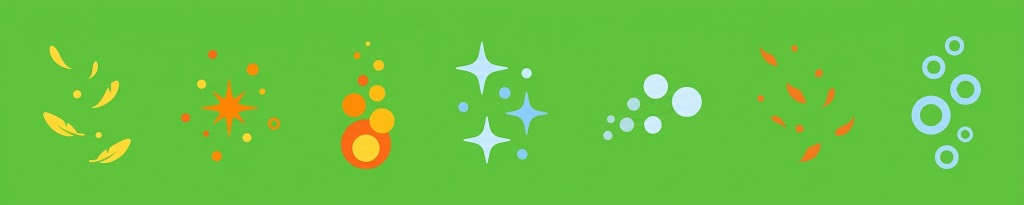
#> input picture effects/source/effects_greenscreen.jpg, 1024 x 205 px
$ python extract_effects.py
#> lines starting #> are read from the running program, lines starting #| are printed output that depends on the picture; after the words box and inside, x2 and y2 are one past the last pixel; in counts of white or black regions, pixels touching at a corner belong together
### scripts/extract_brawlers.py
"""Cut brawler sprites out of their source images and save them as transparent PNGs.

Sources (in brawlers/source/):
  - greenscreen_sheet.jpg : several brawlers on a green screen -> chroma-keyed and split
  - *_black.png           : one brawler on a solid black background -> black removed

Output: brawlers/<name>.png (RGBA, tightly cropped with a small padding)

Requires: numpy, Pillow
Run from the repo root:  python3 scripts/extract_brawlers.py
"""

from collections import deque
from pathlib import Path

import numpy as np
from PIL import Image, ImageFilter

ROOT = Path(__file__).resolve().parent.parent
SRC = ROOT / "brawlers" / "source"
OUT = ROOT / "brawlers"
PAD = 4  # transparent pixels kept around each cropped sprite

# Names for the green-screen sheet, in reading order (top row left->right, then bottom row).
SHEET_NAMES = ["chick", "tnt", "dragon", "wizard", "ghost"]
BLACK_BG_SOURCES = {"acorn": "acorn_black.png", "octopus": "octopus_black.png"}


# ---------------------------------------------------------------- helpers

# [19 lines left out: functions flood_from_border, flood, not called in this run]


def dilate(mask: np.ndarray, r: int) -> np.ndarray:
    out = mask.copy()
    for _ in range(r):
        m = out.copy()
        m[1:, :] |= out[:-1, :]
        m[:-1, :] |= out[1:, :]
        m[:, 1:] |= out[:, :-1]
        m[:, :-1] |= out[:, 1:]
        out = m
    return out


def label(mask: np.ndarray):
    """8-connected component labelling. Returns (labels, count)."""
    h, w = mask.shape
    labels = np.zeros((h, w), dtype=np.int32)
    n = 0
    for sy, sx in zip(*np.nonzero(mask)):
        if labels[sy, sx]:
            continue
        n += 1
        labels[sy, sx] = n
        q = deque([(sy, sx)])
        while q:
            y, x = q.popleft()
            for dy in (-1, 0, 1):
                for dx in (-1, 0, 1):
                    ny, nx = y + dy, x + dx
                    if 0 <= ny < h and 0 <= nx < w and mask[ny, nx] and not labels[ny, nx]:
                        labels[ny, nx] = n
                        q.append((ny, nx))
    return labels, n


# [228 lines left out: functions crop_to_alpha, unmix, window_stack, key_green, key_magenta, split_sheet and 2 more, not called in this run]


# [2 lines that do not run on import are left out]

### scripts/shade_brawlers.py
"""Give the flat brawler sprites soft, rounded 3D shading.

Input:  brawlers/<name>.png                   (flat sprites)
Output: brawlers/shaded/<name>.png            (same design, shaded, at 2x the size)
        brawlers/shaded_mirrored/<name>.png   (the same, facing the other way)

The mirrored sprites are mirrored first and shaded afterwards, so the light comes from the
top left in both folders. Never mirror a shaded sprite directly: its light would flip too.

How it works: every colour region of a sprite (body, wing, hat...) is "inflated" from its
dark outline inward into a smooth height map. That height map is lit from the top left,
which adds a soft highlight, a soft shadow and a few glossy spots. Outlines and dark
features are left untouched, so the design itself never changes.

Requires: numpy, Pillow
Run from the repo root:  python3 scripts/shade_brawlers.py
"""

from pathlib import Path

import numpy as np
from PIL import Image, ImageFilter

from extract_brawlers import dilate, label

ROOT = Path(__file__).resolve().parent.parent
SRC = ROOT / "brawlers"
OUT = ROOT / "brawlers" / "shaded"
OUT_MIRRORED = ROOT / "brawlers" / "shaded_mirrored"

LETTERED = {"tnt"}                            # sprites with the letters "TNT" on them

UPSCALE = 2                                   # shading is computed (and saved) at 2x for smoothness
LIGHT = np.array([-0.55, -0.70, 0.46])        # light direction: from the top left, toward the viewer
WARM_WHITE = np.array([255, 252, 240.0])


def blur(arr: np.ndarray, sigma: float) -> np.ndarray:
    """Gaussian blur in full float precision (an 8-bit blur causes visible banding)."""
    if sigma <= 0:
        return arr.astype(np.float32)
    r = max(1, int(sigma * 3 + 0.5))
    k = np.exp(-0.5 * (np.arange(-r, r + 1) / sigma) ** 2).astype(np.float32)
    k /= k.sum()
    out = arr.astype(np.float32)
    for axis in (0, 1):
        pad = [(0, 0), (0, 0)]
        pad[axis] = (r, r)
        src = np.pad(out, pad, mode="edge")
        acc = np.zeros_like(out)
        n = out.shape[axis]
        for i, w in enumerate(k):
            acc += w * (src[i:i + n, :] if axis == 0 else src[:, i:i + n])
        out = acc
    return out


# [125 lines left out: functions shade_sprite, letter_labels, mirror_keep_letters, mirror_sprite, main, not called in this run]


# [2 lines that do not run on import are left out]

### scripts/extract_effects.py
"""Trace the brawlers' particle effects out of their green-screen sheet.

Source (in effects/source/):
  - effects_greenscreen.jpg : 7 small clusters of flat shapes in a row, one per brawler

Output:
  - effects/<name>.png            each whole cluster, as it was drawn
  - effects/pieces/<name>_<n>.png every single shape of a cluster, biggest first (n = 1, 2, ...)

The sheet is small and every shape is one flat colour, so the shapes are traced rather than
just cut out: each pixel is assigned to one of the cluster's few colours, the outline is
enlarged 3x and re-sharpened, and the result is filled with the exact flat colour. That
gives crisp sprites with no green fringe.

Requires: numpy, Pillow
Run from the repo root:  python3 scripts/extract_effects.py
"""

from pathlib import Path

import numpy as np
from PIL import Image

from extract_brawlers import dilate, label
from shade_brawlers import blur

ROOT = Path(__file__).resolve().parent.parent
SRC = ROOT / "effects" / "source" / "effects_greenscreen.jpg"
OUT = ROOT / "effects"
PIECES = OUT / "pieces"

# Names of the clusters on the sheet, left to right, and the brawler each belongs to.
SHEET_NAMES = ["feathers", "spark", "fire", "magic", "mist", "leaves", "bubbles"]
BRAWLER = {"feathers": "chick", "spark": "tnt", "fire": "dragon", "magic": "wizard",
           "mist": "ghost", "leaves": "acorn", "bubbles": "octopus"}

SCALE = 3            # output is this many times larger than the sheet
PAD = 4              # transparent pixels kept around each sprite (in output pixels)
FG_DISTANCE = 45.0   # a pixel this far from the background colour is certainly a shape
CLUSTER_GAP = 22     # empty columns that separate two clusters on the sheet
MERGE = 38.0         # colours closer than this are the same flat colour
MIN_PIECE = 14       # ignore traced specks smaller than this many output pixels


def erode(mask: np.ndarray) -> np.ndarray:
    return ~dilate(~mask, 1)


def find_clusters(fg: np.ndarray) -> list[tuple[int, int]]:
    """Column ranges (x0, x1) of the clusters, found from the gaps between them."""
    cols = np.nonzero(fg.any(axis=0))[0]
    runs = [[cols[0], cols[0]]]
    for x in cols[1:]:
        if x - runs[-1][1] <= CLUSTER_GAP:
            runs[-1][1] = x
        else:
            runs.append([x, x])
    return [(int(a), int(b)) for a, b in runs]


def flat_colours(pixels: np.ndarray, bg: np.ndarray, purest: bool = False) -> np.ndarray:
    """The few flat colours a set of pixels is painted in.

    purest: measure each colour from its purest pixels only. Needed when small shapes have a
    colour of their own (pebbles in a puff of dust): most of a small shape is soft edge, which
    is blended with the screen, so its average is off toward green.
    """
    q = Image.fromarray(pixels.astype(np.uint8).reshape(-1, 1, 3)).quantize(6, method=Image.MEDIANCUT)
    pal = np.array(q.getpalette()[:18], dtype=np.float32).reshape(6, 3)
    counts = np.bincount(np.asarray(q).ravel(), minlength=6)
    groups: list[list] = []          # [colour, pixel count]
    for i in np.argsort(-counts):
        if counts[i] == 0:
            continue
        for g in groups:
            if np.linalg.norm(g[0] - pal[i]) < MERGE:
                g[0] = (g[0] * g[1] + pal[i] * counts[i]) / (g[1] + counts[i])
                g[1] += counts[i]
                break
        else:
            groups.append([pal[i].copy(), int(counts[i])])
    groups = [g for g in groups if g[1] >= 0.04 * len(pixels)]
    # A soft edge blends a shape's colour with the background, which gives in-between colours
    # (orange on green looks olive). Those are not real colours of the art: drop every colour
    # that is just another, more common colour mixed with the background.
    keep: list[list] = []
    for colour, count in sorted(groups, key=lambda g: -g[1]):
        blended = False
        for other, _ in keep:
            d = other - bg
            a = float(((colour - bg) * d).sum() / (d * d).sum())
            if 0.25 < a < 0.95 and np.linalg.norm(colour - (bg + a * d)) < 22:
                blended = True
        if not blended:
            keep.append([colour, count])
    # Grouping can leave two versions of one colour (the same blue, once with a little green
    # from the screen in it). Join colours that are still close, the most common first.
    joined: list[list] = []
    for colour, count in keep:
        for g in joined:
            if np.linalg.norm(g[0] - colour) < MERGE:
                g[0] = (g[0] * g[1] + colour * count) / (g[1] + count)
                g[1] += count
                break
        else:
            joined.append([colour.copy(), count])
    colours = np.array([g[0] for g in joined], dtype=np.float32)
    if purest:
        # The purest pixels of a colour are the ones least like the screen.
        nearest = ((pixels[:, None, :] - colours[None]) ** 2).sum(-1).argmin(axis=1)
        for k in range(len(colours)):
            own = pixels[nearest == k]
            if len(own):
                far = np.sqrt(((own - bg) ** 2).sum(axis=1))
                colours[k] = np.median(own[far >= np.percentile(far, 70)], axis=0)
    # The art has no green in it, so a colour with more green than red or blue has picked
    # that up from the screen. Thin shapes do: take the extra green out.
    colours[:, 1] = np.minimum(colours[:, 1], np.maximum(colours[:, 0], colours[:, 2]))
    return colours


def resize(arr: np.ndarray, scale: int) -> np.ndarray:
    """Enlarge a float array smoothly."""
    img = Image.fromarray(arr.astype(np.float32), "F")
    return np.asarray(img.resize((arr.shape[1] * scale, arr.shape[0] * scale), Image.BICUBIC))


def trace(rgb: np.ndarray, fg: np.ndarray, bg: np.ndarray, purest: bool = False) -> np.ndarray:
    """Trace the flat shapes in `rgb` and return them as an RGBA image, SCALE times larger.

    purest: see flat_colours().
    """
    core = erode(fg)                     # pixels inside a shape, away from its soft edge
    deep = erode(core)
    sample = deep if deep.sum() >= 60 else core if core.sum() >= 30 else fg
    palette = flat_colours(rgb[sample], bg, purest)
    d = palette - bg                                                     # (K,3)

    # Every pixel is a blend of one flat colour F and the background B: P = a*F + (1-a)*B.
    # For each colour of the palette: how solid (a) the pixel would be, and how well that fits.
    p = rgb - bg
    a_all = np.clip((p[None] * d[:, None, None, :]).sum(-1) / (d * d).sum(-1)[:, None, None], 0.0, 1.0)
    err = ((p[None] - a_all[..., None] * d[:, None, None, :]) ** 2).sum(-1)
    fits = err.argmin(axis=0)                                            # best-fitting colour
    solidity = np.take_along_axis(a_all, fits[None], axis=0)[0]

    # Which flat colour is each pixel? Where the pixel is nearly pure, the best fit is
    # reliable. On the soft edge it is not (the colour there is mostly background), so the
    # answer spreads outward from the reliable pixels of the same shape instead.
    region = dilate(fg, 2)
    which = np.where(region & (deep | (solidity > 0.85)), fits, -1)
    for _ in range(4):
        grown = which.copy()
        for dy in (-1, 0, 1):
            for dx in (-1, 0, 1):
                moved = np.roll(np.roll(which, dy, axis=0), dx, axis=1)
                take = (grown < 0) & (moved >= 0) & region
                grown[take] = moved[take]
        which = grown
    which = np.where((which < 0) & region, fits, which)                  # shapes with no pure pixel
    # Image noise leaves a few stray pixels of the wrong colour; each pixel takes the colour
    # most common among itself and its 8 neighbours.
    for _ in range(2):
        votes = np.zeros((len(palette),) + which.shape, dtype=np.int32)
        for dy in (-1, 0, 1):
            for dx in (-1, 0, 1):
                moved = np.roll(np.roll(which, dy, axis=0), dx, axis=1)
                for k in range(len(palette)):
                    votes[k] += moved == k
        which = np.where(which >= 0, votes.argmax(axis=0), which)

    # How solid is each pixel: fully solid deep inside a shape, otherwise from the blend.
    alpha = np.take_along_axis(a_all, np.maximum(which, 0)[None], axis=0)[0]
    alpha = np.where(deep, 1.0, alpha)
    alpha[~region] = 0.0

    # Enlarge. The outline is smoothed and re-sharpened; each colour area is enlarged on its
    # own and the strongest one wins, which keeps the borders between two colours crisp.
    big = blur(resize(alpha, SCALE), 1.0)
    t = np.clip((big - 0.30) / 0.30, 0.0, 1.0)
    alpha_big = t * t * (3 - 2 * t)
    area = np.stack([blur(resize(alpha * (which == k), SCALE), 2.0) for k in range(len(palette))])
    colour = palette[area.argmax(axis=0)]
    out = np.dstack([colour, alpha_big * 255.0])
    return np.clip(out + 0.5, 0, 255).astype(np.uint8)


def crop(rgba: np.ndarray, region: np.ndarray) -> Image.Image:
    """Cut `region` out of `rgba`, cropped tight with a small transparent padding."""
    ys, xs = np.nonzero(region & (rgba[..., 3] > 0))
    y0, y1, x0, x1 = ys.min(), ys.max() + 1, xs.min(), xs.max() + 1
    part = rgba[y0:y1, x0:x1].copy()
    part[..., 3] = np.where(region[y0:y1, x0:x1], part[..., 3], 0)
    canvas = np.zeros((part.shape[0] + 2 * PAD, part.shape[1] + 2 * PAD, 4), dtype=np.uint8)
    canvas[PAD:-PAD, PAD:-PAD] = part
    return Image.fromarray(canvas, "RGBA")


def main() -> None:
    rgb = np.asarray(Image.open(SRC).convert("RGB")).astype(np.float32)
    bg = np.median(np.concatenate([rgb[0], rgb[-1], rgb[:, 0], rgb[:, -1]]), axis=0)
#> bg = [95, 195, 61]
    fg = np.sqrt(((rgb - bg) ** 2).sum(axis=2)) > FG_DISTANCE
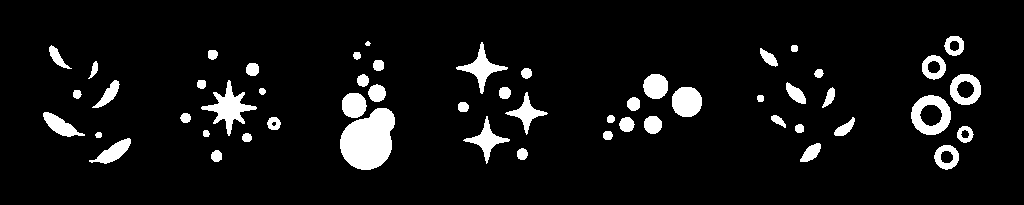
#> fg: shape (205, 1024) bool; 7.1% white; 54 white regions, largest, box (x1, y1, x2, y2) and area: (340, 108, 395, 170) 2474, (201, 80, 257, 136) 995, (911, 95, 951, 135) 906

    clusters = find_clusters(fg)
#> in find_clusters, `cols = np.nonzero(fg.any(axis=0))[0]`: cols = 582 values from 43 to 980
#> in find_clusters, `runs = [[cols[0], cols[0]]]`: runs = [[43, 43]]
#> the loop in find_clusters, `for x in cols[1:]:` made 581 passes
#> x on passes 1 to 3: 44, 45, 46
#> after the loop in find_clusters, `for x in cols[1:]:`: runs = [[43, 130], [180, 280], [340, 394], [456, 547], [603, 701], [757, 854], [911, 980]]
#> clusters = [(43, 130), (180, 280), (340, 394), (456, 547), (603, 701), (757, 854), (911, 980)]
    if len(clusters) != len(SHEET_NAMES):
        raise SystemExit(f"expected {len(SHEET_NAMES)} clusters on the sheet, found {len(clusters)}")

    OUT.mkdir(exist_ok=True)
    PIECES.mkdir(exist_ok=True)
    for old in PIECES.glob("*.png"):
        old.unlink()

    for name, (x0, x1) in zip(SHEET_NAMES, clusters):
        m = 6                                                            # margin around the cluster
        xs = slice(max(0, x0 - m), x1 + m + 1)
        rgba = trace(rgb[:, xs], fg[:, xs], bg)
        solid = rgba[..., 3] > 127

        crop(rgba, dilate(solid, 3)).save(OUT / f"{name}.png", optimize=True)

        labels, n = label(solid)
        parts = [(int((labels == i).sum()), i) for i in range(1, n + 1)]
        parts = sorted((p for p in parts if p[0] >= MIN_PIECE), reverse=True)
        for k, (_, i) in enumerate(parts, start=1):
            crop(rgba, dilate(labels == i, 3)).save(PIECES / f"{name}_{k}.png", optimize=True)
        print(f"{name:9s} for {BRAWLER[name]:8s} {len(parts):2d} pieces")
#> this loop made 7 passes
#> (name, d in trace) on passes 1, 5, 6, 7: ('feathers', [[150.4, 23.73, -4.14]]), ('mist', [[112.6, 41.91, 189.5]]), ('leaves', [[134.8, -67.67, -30.37]]), ('bubbles', [[69.48, 26.67, 181.5]])
#> (name, palette in trace, d in trace) on passes 2, 4: ('spark', [[243.1, 136.7, 7.55], [227, 185, 35]], [[148.1, -58.28, -53.45], [132, -10, -26]]), ('magic', [[196.1, 233.6, 249.1], [136, 207.1, 240.9]], [[101.1, 38.57, 188.1], [41.04, 12.13, 179.9]])
#| feathers  for chick     7 pieces
#| spark     for tnt      10 pieces
#| fire      for dragon    7 pieces
#| magic     for wizard    7 pieces
#| mist      for ghost     7 pieces
#| leaves    for acorn    10 pieces
#| bubbles   for octopus   6 pieces
#> pass 1, in dilate, `out = mask.copy()`:
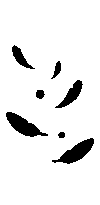
#> out: shape (205, 100) bool; 92.2% white; 7 black regions, largest, box (x1, y1, x2, y2) and area: (6, 112, 48, 137) 468, (52, 138, 94, 164) 465, (55, 80, 83, 108) 287
#> pass 1, in trace, `core = erode(fg)`:
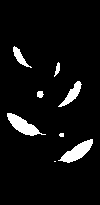
#> core: shape (205, 100) bool; 5.9% white; 8 white regions (2 under 20 px), largest, box (x1, y1, x2, y2) and area: (7, 113, 46, 136) 376, (58, 139, 93, 163) 372, (58, 81, 82, 107) 215, (13, 46, 32, 68) 140, (54, 62, 60, 77) 46, (37, 91, 44, 98) 39
#> pass 1, in trace, `deep = erode(core)`:
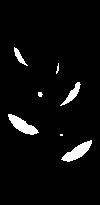
#> deep: shape (205, 100) bool; 4.3% white; 7 white regions (2 under 20 px), largest, box (x1, y1, x2, y2) and area: (61, 140, 92, 162) 297, (8, 114, 39, 135) 295, (60, 82, 81, 106) 152, (14, 47, 28, 66) 89, (38, 92, 43, 97) 20
#> after the loop:
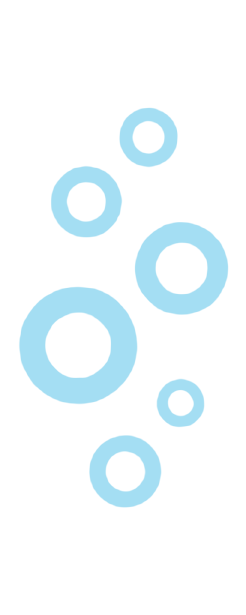
#> rgba: shape (615, 246, 4); mean R, G, B, A 164, 222, 243, 35; transparent parts drawn white
#> after the loop:
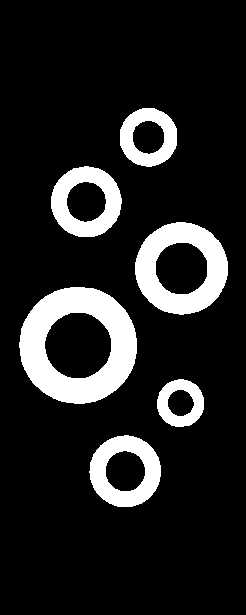
#> solid: shape (615, 246) bool; 13.7% white; 6 white regions, box (x1, y1, x2, y2) and area: (19, 287, 137, 404) 7465, (135, 222, 228, 315) 4626, (89, 435, 161, 507) 2805, (51, 166, 122, 237) 2727, (120, 108, 177, 167) 1868, (157, 379, 204, 427) 1262


if __name__ == "__main__":
    main()
